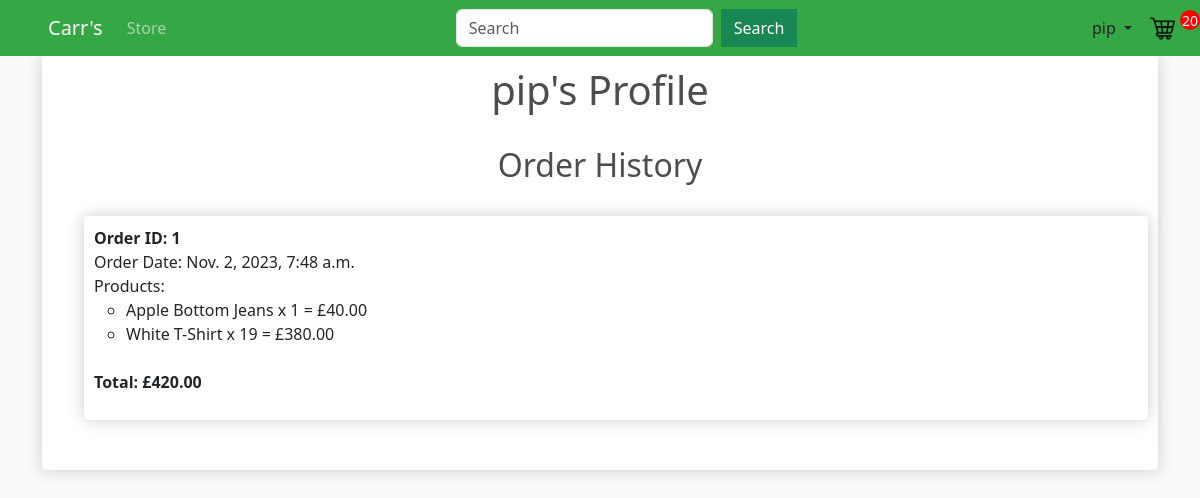
The page /profile/ (signed in) on the database as committed earlier.
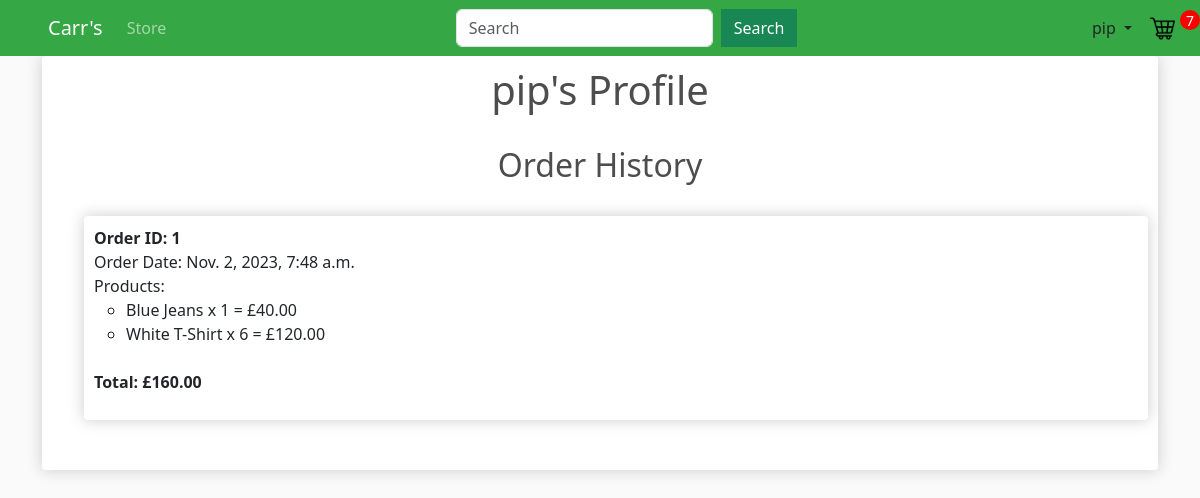
The same page on the database as committed later.
### store/models.py (models this page shows, shortened)
class OrderItem(models.Model):
    product = models.ForeignKey(Product, on_delete=models.SET_NULL, blank=True, null=True)
    order = models.ForeignKey(Order, on_delete=models.SET_NULL, blank=True, null=True)
    quantity = models.IntegerField(default=0, null=True, blank=True)
    date_added = models.DateField(auto_now_add=True)
    @property
    def get_total(self):
        total = self.product.price * self.quantity
        return total

class Product(models.Model):
    name = models.CharField(max_length=100, null=True)
    description = models.CharField(max_length=300, null=True)
    price = models.FloatField()
    image = models.ImageField(null=True, blank=True)

class Order(models.Model):
    customer = models.ForeignKey(Customer, on_delete=models.SET_NULL, blank=True, null=True)
    order_date = models.DateTimeField(auto_now_add=True)
    completed = models.BooleanField(default=False, null=True, blank=False)
    transaction_id = models.CharField(max_length=100, null=True)
    products = models.ManyToManyField(Product, through="OrderItem") #Many to many relationship with OrderItem. This ensures each order can have a variety of products.
    def get_order_total(self):
        orderitems=self.orderitem_set.all()
        total=sum([item.get_total for item in orderitems])
        return total
    @property
    def get_order_items(self):
        return self.orderitem_set.all()
    @property
    def get_cart_items(self):
        orderitems = self.orderitem_set.all()
        total = sum([item.quantity for item in orderitems])
        return total

### store/views.py (the view)
# urls.py: path('profile/', views.profile, name="profile"),
def profile(request):
    if request.user.is_authenticated:
        customer=request.user.customer
        order, created = Order.objects.get_or_create(customer=customer, completed=False)
        items = order.orderitem_set.all()
        cartItems = order.get_cart_items
        orders=customer.get_orders()
    else:
        items = []
        order = {"get_cart_total": 0, "get_cart_items": 0}
        cartItems = order['get_cart_items']
        orders=[]
    for order in orders:
        order.total = order.get_order_total()
    products = Product.objects.all()
    context = {'products':products, 'cartItems':cartItems, 'orders':orders, 'customer':customer, }
    return render(request, 'store/profile.html', context)

### store/models.py (called while the page is built)
    def get_orders(self):
        return Order.objects.filter(customer=self).order_by('-order_date')

### store/templates/store/profile.html
{% extends 'store/main.html' %}
{% load static %}
{% block content %}
<div class="box-element">
    <h1 class="text-center">{{ user }}'s Profile</h1>
    <br>
    <section>
        <h2 class="text-center">Order History</h2>
        <br>
        <ul class="order-list">
            {% for order in orders %}
                <div class="box-element">
                    <div class="order-details">
                        <span><strong>Order ID: {{ order.id }}</strong></span>
                        <br>
                        <span class="order-date">Order Date: {{ order.order_date }}</span>
                    </div>
                    <div class="order-items">
                        Products:
                         <ul>
                            {% for order_item in order.get_order_items %}
                            <li>{{ order_item.product.name }} x {{ order_item.quantity }} = £{{order_item.get_total|floatformat:2}}</li>
                            {% endfor %}
                        </ul>
                    </div>
                    <br>
                    <p><strong>Total: £{{order.total|floatformat:2}}</strong></p>
                </div>
                <br>
            {% endfor %}
        </ul>
    </section>
</div>
{% endblock content %}

### store/templates/store/main.html (shortened to what this page needs)
<!DOCTYPE html>
{% load static %}
<html>
    <head>
        <link href="https://cdn.jsdelivr.net/npm/bootstrap@5.3.2/dist/css/bootstrap.min.css" rel="stylesheet">
        <link rel="stylesheet" type="text/css" href="{% static 'css/main.css' %}">
    </head>
    <body>
        <nav class="navbar navbar-expand-lg navbar-dark bg-dark">
            <a class="navbar-brand ms-5" href="{% url 'store' %}">Carr's</a>
            <div class="collapse navbar-collapse" id="navbarSupportedContent">
                <ul class="navbar-nav mr-auto">
                    <li class="nav-item">
                        <a class="nav-link" href="{% url 'store' %}">Store</a>
                    </li>
                </ul>
                <form method="get" class="ms-auto d-flex flex-row align-items-center" action="{% url 'search' %}">
                    <input class="form-control me-2" type="search" placeholder="Search" aria-label="Search" name="query">
                    <button class="btn btn-success" type="submit" >Search</button>
                </form>
                <div class="d-flex align-items-center ms-auto">
                {% if user.is_authenticated %}
                    <div class="dropdown">
                        <button class="btn dropdown-toggle" type="button" id="dropdownMenuButton" data-toggle="dropdown" aria-haspopup="true" aria-expanded="false">
                            {{ user }}
                        </button>
                    </div>
                {% else %}
                    <a href="{% url 'login' %}" class="btn ">Login</a>
                    <a href="{% url 'signup' %}" class="btn ">Register</a>
                {% endif %}
                <a href="{% url 'cart' %}">
                    <img id="cart-icon" src="{% static 'images/trolley.png' %}" class="img-fluid">
                </a>
                <p class="ms-auto" id="cart-total">{{cartItems}}</p>
                </div>
            </div>
        </nav>
        <div class="container">
            {% block content %}
            {% endblock content %}
        </div>
    </body>
</html>

Rows that differ between the two databases and show on the page:
computed for Order id 1: total "420.00" → "160.00"
changed through a linked row, OrderItem: product.name "Apple Bottom Jeans" → "Blue Jeans"
changed OrderItem "White T-Shirt": quantity "19" → "6"; get_total "380.00" → "120.00"
Other text that changed with them:
{{ cartItems }}: "20" → "7"
